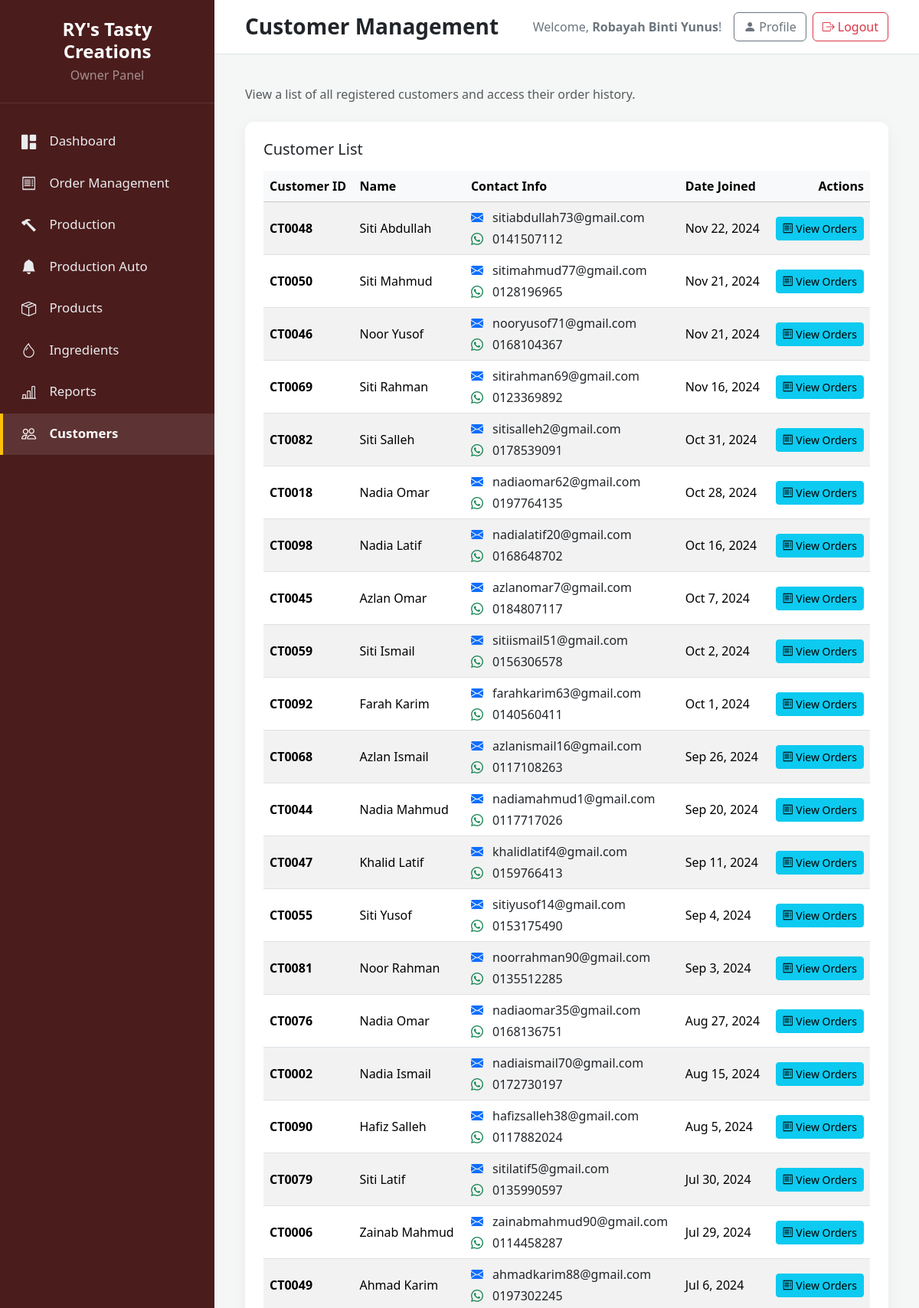
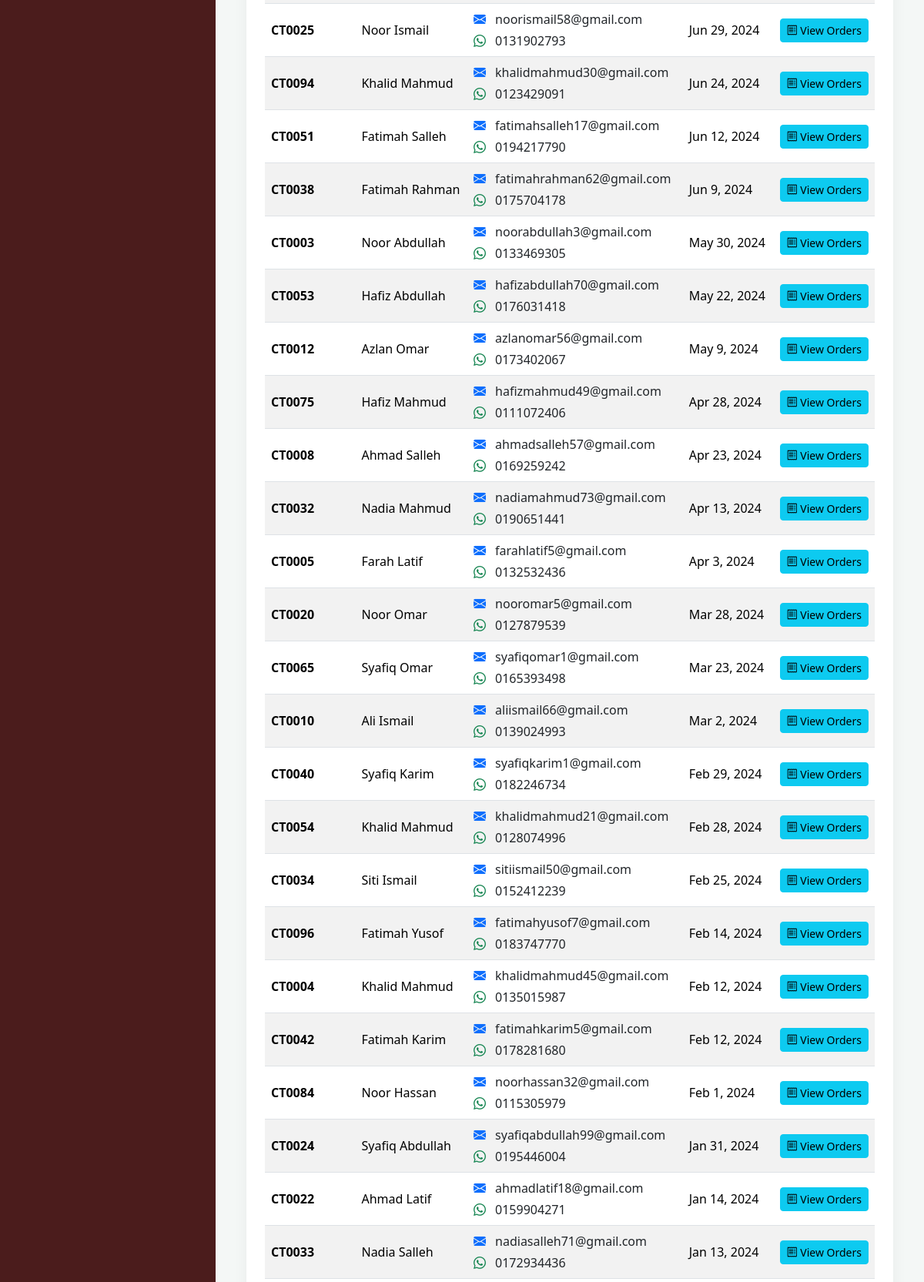
Page /FYP1/customer_management.php (signed in, upper part) on the committed database (2 pictures, top to bottom).
### tables this page shows
CREATE TABLE IF NOT EXISTS `customer` (
  `CUST_ID` varchar(10) NOT NULL,
  `CUST_NAME` varchar(100) NOT NULL,
  `CUST_EMAIL` varchar(100) NOT NULL,
  `CUST_PASSWORD` varchar(255) NOT NULL,
  `CUST_PHONE` varchar(20) NOT NULL,
  `CUST_CREATED_DATE` datetime DEFAULT CURRENT_TIMESTAMP,
  `SELLER_ID` varchar(10) DEFAULT NULL,
  PRIMARY KEY (`CUST_ID`),
  UNIQUE KEY `CUST_EMAIL` (`CUST_EMAIL`),
  KEY `fk_customer_seller` (`SELLER_ID`)
);

### FYP1/customer_management.php (the view, shortened to what this page needs)
<?php
require 'db_connection.php';
$owner_name = isset($_SESSION['seller_name']) ? htmlspecialchars($_SESSION['seller_name']) : 'Owner';
$customers_result = $conn->query("SELECT CUST_ID, CUST_NAME, CUST_EMAIL, CUST_PHONE, CUST_CREATED_DATE FROM customer ORDER BY CUST_CREATED_DATE DESC");
?>
<!DOCTYPE html>
<html lang="en">
<head>
  <link href="https://cdn.jsdelivr.net/npm/bootstrap@5.3.3/dist/css/bootstrap.min.css" rel="stylesheet">
  <link rel="stylesheet" href="https://cdn.jsdelivr.net/npm/bootstrap-icons@1.11.3/font/bootstrap-icons.min.css">
</head>
<body>
  <div class="sidebar d-flex flex-column p-0">
    <div class="sidebar-header text-center">
      <h4 class="fw-bold mb-1">RY's Tasty Creations</h4>
      <p class="text-white-50 mb-0">Owner Panel</p>
    </div>
    <ul class="nav flex-column my-4 flex-grow-1">
        <li class="nav-item"><a href="owner_dashboard.php" class="nav-link "><i class="bi bi-grid-1x2-fill"></i> Dashboard</a></li>
        <li class="nav-item"><a href="view_orders.php" class="nav-link"><i class="bi bi-receipt"></i> Order Management</a></li>
        <li class="nav-item"><a href="produce_stock.php" class="nav-link"><i class="bi bi-hammer"></i> Production</a></li>
        <li class="nav-item"><a href="production_ordered.php" class="nav-link "><i class="bi bi-bell-fill"></i> Production Auto</a></li>
        <li class="nav-item"><a href="product_management.php" class="nav-link"><i class="bi bi-box-seam"></i> Products</a></li>
        <li class="nav-item"><a href="ingredient_management.php" class="nav-link"><i class="bi bi-droplet"></i> Ingredients</a></li>
        <li class="nav-item"><a href="sales_reports.php" class="nav-link"><i class="bi bi-bar-chart-line"></i> Reports</a></li>
        <li class="nav-item"><a href="customer_management.php" class="nav-link active"><i class="bi bi-people"></i> Customers</a></li>
    </ul>
  </div>
  <main class="main-content d-flex flex-column">
    <header class="main-header">
      <h1 class="h3 mb-0 fw-bold text-dark">Customer Management</h1>
       <div class="user-menu">
        <span class="welcome-text d-none d-sm-inline">Welcome, <strong><?= $owner_name ?></strong>!</span>
        <a href="owner_profile.php" class="btn btn-outline-secondary me-2">
            <i class="bi bi-person-fill me-1"></i>Profile
        </a>
        <a href="logout.php" class="btn btn-outline-danger">
          <i class="bi bi-box-arrow-right me-1"></i>Logout
        </a>
      </div>
    </header>
    <div class="content-wrapper">
      <p class="text-muted mb-4">View a list of all registered customers and access their order history.</p>
      <div class="table-card p-4">
        <h5 class="mb-3">Customer List</h5>
        <div class="table-responsive">
          <table class="table table-hover table-striped align-middle">
            <thead class="table-light">
                <tr>
                    <th>Customer ID</th>
                    <th>Name</th>
                    <th>Contact Info</th>
                    <th>Date Joined</th>
                    <th class="text-end">Actions</th>
                </tr>
            </thead>
            <tbody>
                <?php if ($customers_result->num_rows > 0): ?>
                    <?php while ($row = $customers_result->fetch_assoc()): ?>
                    <?php
                        $email_link = 'mailto:' . htmlspecialchars($row['CUST_EMAIL']);
                        $whatsapp_link = '#';
                        $phone = $row['CUST_PHONE'];
                        if (!empty($phone)) {
                            $whatsapp_number = preg_replace('/[^\d]/', '', $phone);
                            if (substr($whatsapp_number, 0, 1) === '0') {
                                $whatsapp_number = '6' . $whatsapp_number;
                            }
                            $whatsapp_link = 'https://wa.me/' . $whatsapp_number;
                        }
                    ?>
                    <tr>
                        <td class="fw-bold"><?= htmlspecialchars($row['CUST_ID']) ?></td>
                        <td><?= htmlspecialchars($row['CUST_NAME']) ?></td>
                        <td>
                            <div>
                                <i class="bi bi-envelope-fill me-2 text-primary"></i>
                                <a href="<?= $email_link ?>" class="contact-link text-dark"><?= htmlspecialchars($row['CUST_EMAIL']) ?></a>
                            </div>
                            <?php if ($whatsapp_link !== '#'): ?>
                            <div class="mt-1">
                                <i class="bi bi-whatsapp me-2 text-success"></i>
                                <a href="<?= $whatsapp_link ?>" target="_blank" rel="noopener noreferrer" class="contact-link text-dark">
                                    <?= htmlspecialchars($row['CUST_PHONE']) ?>
                                </a>
                            </div>
                            <?php endif; ?>
                        </td>
                        <td><?= date('M j, Y', strtotime($row['CUST_CREATED_DATE'])) ?></td>
                        <td class="text-end">
                            <a href="view_orders.php?cust_id=<?= htmlspecialchars($row['CUST_ID']) ?>" class="btn btn-info btn-sm" title="View All Orders for this Customer">
                                <i class="bi bi-receipt"></i> View Orders
                            </a>
                        </td>
                    </tr>
                    <?php endwhile; ?>
                <?php else: ?>
                    <tr><td colspan="5" class="text-center p-4">No customers have registered yet.</td></tr>
                <?php endif; ?>
            </tbody>
          </table>
        </div>
      </div>
    </div>
  </main>
</body>
</html>

### FYP1/customer_management.php (style rules this page uses)
:root { --primary-dark: #4b1c1c; --primary-accent: #ffc107; --border-color: #dee2e6; }
body { background-color: #f4f7f6; display: flex; min-height: 100vh; font-family: 'Segoe UI', sans-serif; }
.sidebar { width: 280px; background-color: var(--primary-dark); color: white; flex-shrink: 0; }
.sidebar .nav-link { color: #e9ecef; padding: 0.8rem 1.5rem; font-size: 1.05rem; border-left: 4px solid transparent; transition: background-color 0.2s, color 0.2s; }
.sidebar .nav-link:hover, .sidebar .nav-link.active { background-color: rgba(255, 255, 255, 0.1); color: white; }
.sidebar .nav-link.active { border-left-color: var(--primary-accent); font-weight: 600; }
.sidebar .nav-link .bi { margin-right: 0.8rem; font-size: 1.2rem; vertical-align: middle; }
.sidebar-header { padding: 1.5rem; border-bottom: 1px solid rgba(255, 255, 255, 0.1); }
.main-content { flex-grow: 1; padding: 0; }
.main-header { background-color: #fff; padding: 1rem 2.5rem; border-bottom: 1px solid var(--border-color); display: flex; justify-content: space-between; align-items: center; }
.user-menu { display: flex; align-items: center; }
.user-menu .welcome-text { margin-right: 1rem; color: #6c757d; }
.content-wrapper { padding: 2.5rem; overflow-y: auto; }
.table-card { background: white; border-radius: 0.75rem; box-shadow: 0 5px 20px rgba(0,0,0,0.05); }
.contact-link { text-decoration: none; }

### rows in the picture
customer: CUST_ID "CT0048", CUST_NAME "Siti Abdullah", CUST_EMAIL "sitiabdullah73@gmail.com", CUST_PHONE "0141507112", CUST_CREATED_DATE "Nov 22, 2024"
customer: CUST_ID "CT0050", CUST_NAME "Siti Mahmud", CUST_EMAIL "sitimahmud77@gmail.com", CUST_PHONE "0128196965", CUST_CREATED_DATE "Nov 21, 2024"
customer: CUST_ID "CT0046", CUST_NAME "Noor Yusof", CUST_EMAIL "nooryusof71@gmail.com", CUST_PHONE "0168104367", CUST_CREATED_DATE "Nov 21, 2024"
customer: CUST_ID "CT0069", CUST_NAME "Siti Rahman", CUST_EMAIL "sitirahman69@gmail.com", CUST_PHONE "0123369892", CUST_CREATED_DATE "Nov 16, 2024"
customer: CUST_ID "CT0082", CUST_NAME "Siti Salleh", CUST_EMAIL "sitisalleh2@gmail.com", CUST_PHONE "0178539091", CUST_CREATED_DATE "Oct 31, 2024"
customer: CUST_ID "CT0018", CUST_NAME "Nadia Omar", CUST_EMAIL "nadiaomar62@gmail.com", CUST_PHONE "0197764135", CUST_CREATED_DATE "Oct 28, 2024"
customer: CUST_ID "CT0098", CUST_NAME "Nadia Latif", CUST_EMAIL "nadialatif20@gmail.com", CUST_PHONE "0168648702", CUST_CREATED_DATE "Oct 16, 2024"
customer: CUST_ID "CT0045", CUST_NAME "Azlan Omar", CUST_EMAIL "azlanomar7@gmail.com", CUST_PHONE "0184807117", CUST_CREATED_DATE "Oct 7, 2024"
customer: CUST_ID "CT0059", CUST_NAME "Siti Ismail", CUST_EMAIL "sitiismail51@gmail.com", CUST_PHONE "0156306578", CUST_CREATED_DATE "Oct 2, 2024"
customer: CUST_ID "CT0092", CUST_NAME "Farah Karim", CUST_EMAIL "farahkarim63@gmail.com", CUST_PHONE "0140560411", CUST_CREATED_DATE "Oct 1, 2024"
customer: CUST_ID "CT0068", CUST_NAME "Azlan Ismail", CUST_EMAIL "azlanismail16@gmail.com", CUST_PHONE "0117108263", CUST_CREATED_DATE "Sep 26, 2024"
customer: CUST_ID "CT0044", CUST_NAME "Nadia Mahmud", CUST_EMAIL "nadiamahmud1@gmail.com", CUST_PHONE "0117717026", CUST_CREATED_DATE "Sep 20, 2024"
customer: CUST_ID "CT0047", CUST_NAME "Khalid Latif", CUST_EMAIL "khalidlatif4@gmail.com", CUST_PHONE "0159766413", CUST_CREATED_DATE "Sep 11, 2024"
customer: CUST_ID "CT0055", CUST_NAME "Siti Yusof", CUST_EMAIL "sitiyusof14@gmail.com", CUST_PHONE "0153175490", CUST_CREATED_DATE "Sep 4, 2024"
customer: CUST_ID "CT0081", CUST_NAME "Noor Rahman", CUST_EMAIL "noorrahman90@gmail.com", CUST_PHONE "0135512285", CUST_CREATED_DATE "Sep 3, 2024"
customer: CUST_ID "CT0076", CUST_NAME "Nadia Omar", CUST_EMAIL "nadiaomar35@gmail.com", CUST_PHONE "0168136751", CUST_CREATED_DATE "Aug 27, 2024"
customer: CUST_ID "CT0002", CUST_NAME "Nadia Ismail", CUST_EMAIL "nadiaismail70@gmail.com", CUST_PHONE "0172730197", CUST_CREATED_DATE "Aug 15, 2024"
customer: CUST_ID "CT0090", CUST_NAME "Hafiz Salleh", CUST_EMAIL "hafizsalleh38@gmail.com", CUST_PHONE "0117882024", CUST_CREATED_DATE "Aug 5, 2024"
customer: CUST_ID "CT0079", CUST_NAME "Siti Latif", CUST_EMAIL "sitilatif5@gmail.com", CUST_PHONE "0135990597", CUST_CREATED_DATE "Jul 30, 2024"
customer: CUST_ID "CT0006", CUST_NAME "Zainab Mahmud", CUST_EMAIL "zainabmahmud90@gmail.com", CUST_PHONE "0114458287", CUST_CREATED_DATE "Jul 29, 2024"
customer: CUST_ID "CT0049", CUST_NAME "Ahmad Karim", CUST_EMAIL "ahmadkarim88@gmail.com", CUST_PHONE "0197302245", CUST_CREATED_DATE "Jul 6, 2024"
customer: CUST_ID "CT0025", CUST_NAME "Noor Ismail", CUST_EMAIL "noorismail58@gmail.com", CUST_PHONE "0131902793", CUST_CREATED_DATE "Jun 29, 2024"
customer: CUST_ID "CT0094", CUST_NAME "Khalid Mahmud", CUST_EMAIL "khalidmahmud30@gmail.com", CUST_PHONE "0123429091", CUST_CREATED_DATE "Jun 24, 2024"
customer: CUST_ID "CT0051", CUST_NAME "Fatimah Salleh", CUST_EMAIL "fatimahsalleh17@gmail.com", CUST_PHONE "0194217790", CUST_CREATED_DATE "Jun 12, 2024"
customer: CUST_ID "CT0038", CUST_NAME "Fatimah Rahman", CUST_EMAIL "fatimahrahman62@gmail.com", CUST_PHONE "0175704178", CUST_CREATED_DATE "Jun 9, 2024"
customer: CUST_ID "CT0003", CUST_NAME "Noor Abdullah", CUST_EMAIL "noorabdullah3@gmail.com", CUST_PHONE "0133469305", CUST_CREATED_DATE "May 30, 2024"
customer: CUST_ID "CT0053", CUST_NAME "Hafiz Abdullah", CUST_EMAIL "hafizabdullah70@gmail.com", CUST_PHONE "0176031418", CUST_CREATED_DATE "May 22, 2024"
customer: CUST_ID "CT0012", CUST_NAME "Azlan Omar", CUST_EMAIL "azlanomar56@gmail.com", CUST_PHONE "0173402067", CUST_CREATED_DATE "May 9, 2024"
customer: CUST_ID "CT0075", CUST_NAME "Hafiz Mahmud", CUST_EMAIL "hafizmahmud49@gmail.com", CUST_PHONE "0111072406", CUST_CREATED_DATE "Apr 28, 2024"
customer: CUST_ID "CT0008", CUST_NAME "Ahmad Salleh", CUST_EMAIL "ahmadsalleh57@gmail.com", CUST_PHONE "0169259242", CUST_CREATED_DATE "Apr 23, 2024"
customer: CUST_ID "CT0032", CUST_NAME "Nadia Mahmud", CUST_EMAIL "nadiamahmud73@gmail.com", CUST_PHONE "0190651441", CUST_CREATED_DATE "Apr 13, 2024"
customer: CUST_ID "CT0005", CUST_NAME "Farah Latif", CUST_EMAIL "farahlatif5@gmail.com", CUST_PHONE "0132532436", CUST_CREATED_DATE "Apr 3, 2024"
customer: CUST_ID "CT0020", CUST_NAME "Noor Omar", CUST_EMAIL "nooromar5@gmail.com", CUST_PHONE "0127879539", CUST_CREATED_DATE "Mar 28, 2024"
customer: CUST_ID "CT0065", CUST_NAME "Syafiq Omar", CUST_EMAIL "syafiqomar1@gmail.com", CUST_PHONE "0165393498", CUST_CREATED_DATE "Mar 23, 2024"
customer: CUST_ID "CT0010", CUST_NAME "Ali Ismail", CUST_EMAIL "aliismail66@gmail.com", CUST_PHONE "0139024993", CUST_CREATED_DATE "Mar 2, 2024"
customer: CUST_ID "CT0040", CUST_NAME "Syafiq Karim", CUST_EMAIL "syafiqkarim1@gmail.com", CUST_PHONE "0182246734", CUST_CREATED_DATE "Feb 29, 2024"
customer: CUST_ID "CT0054", CUST_NAME "Khalid Mahmud", CUST_EMAIL "khalidmahmud21@gmail.com", CUST_PHONE "0128074996", CUST_CREATED_DATE "Feb 28, 2024"
customer: CUST_ID "CT0034", CUST_NAME "Siti Ismail", CUST_EMAIL "sitiismail50@gmail.com", CUST_PHONE "0152412239", CUST_CREATED_DATE "Feb 25, 2024"
customer: CUST_ID "CT0096", CUST_NAME "Fatimah Yusof", CUST_EMAIL "fatimahyusof7@gmail.com", CUST_PHONE "0183747770", CUST_CREATED_DATE "Feb 14, 2024"
customer: CUST_ID "CT0004", CUST_NAME "Khalid Mahmud", CUST_EMAIL "khalidmahmud45@gmail.com", CUST_PHONE "0135015987", CUST_CREATED_DATE "Feb 12, 2024"
customer: CUST_ID "CT0042", CUST_NAME "Fatimah Karim", CUST_EMAIL "fatimahkarim5@gmail.com", CUST_PHONE "0178281680", CUST_CREATED_DATE "Feb 12, 2024"
customer: CUST_ID "CT0084", CUST_NAME "Noor Hassan", CUST_EMAIL "noorhassan32@gmail.com", CUST_PHONE "0115305979", CUST_CREATED_DATE "Feb 1, 2024"
customer: CUST_ID "CT0024", CUST_NAME "Syafiq Abdullah", CUST_EMAIL "syafiqabdullah99@gmail.com", CUST_PHONE "0195446004", CUST_CREATED_DATE "Jan 31, 2024"
customer: CUST_ID "CT0022", CUST_NAME "Ahmad Latif", CUST_EMAIL "ahmadlatif18@gmail.com", CUST_PHONE "0159904271", CUST_CREATED_DATE "Jan 14, 2024"
customer: CUST_ID "CT0033", CUST_NAME "Nadia Salleh", CUST_EMAIL "nadiasalleh71@gmail.com", CUST_PHONE "0172934436", CUST_CREATED_DATE "Jan 13, 2024"

### other values in the picture
$owner_name "Robayah Binti Yunus"
